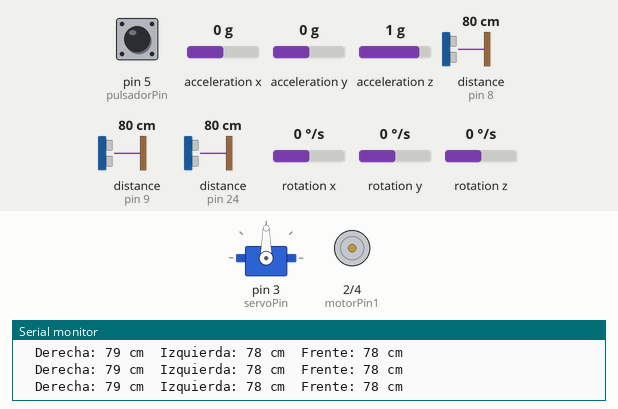
Simulated run of this sketch. Board: Arduino Mega 2560, built with avr-gcc and run on an emulated ATmega2560. Parts: servo, motor-driver pin pairs drawn as motors (green arrow = first pin HIGH = forward, orange = second pin HIGH = backward, longer = more drive), the last lines printed to the serial monitor. Wiring (inferred from the names in the program): 3 × ultrasonic range finder: trigger pin 6, echo pin 8 / trigger pin 7, echo pin 9 / trigger pin 22, echo pin 24; MPU-9250 motion sensor at I2C address 0x68. The inputs (shaded band) are chosen by the test bench; at power-on: pin 5 (pulsadorPin) HIGH, distance to the obstacle (sensors on pin 8, pin 9, pin 24) 80 cm, acceleration x 0 g, acceleration y 0 g, acceleration z 1 g, rotation x 0 °/s, rotation y 0 °/s, rotation z 0 °/s. The echo pulse lasts 58.3 µs per cm.

Above: at 4.1 s.
4.2 s: pin 5 (pulsadorPin) pulled LOW for 0.15 s
At 4.9 s:
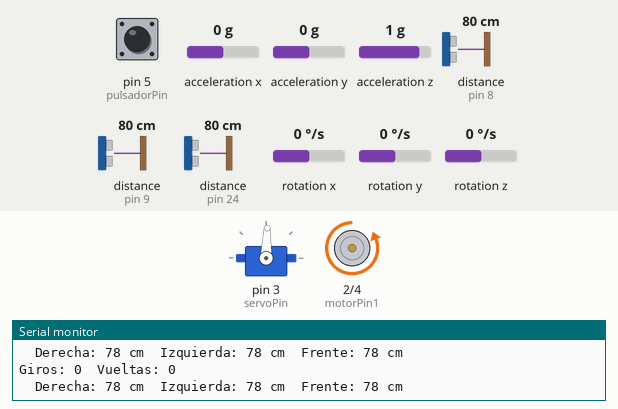
5.8 s: distance to the obstacle (sensor on pin 8) set to 71 cm
At 7.0 s:
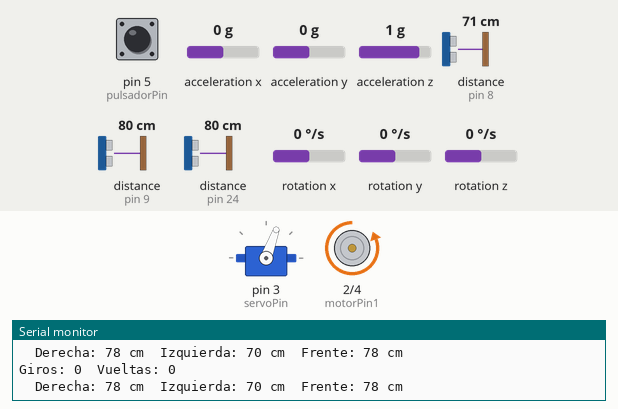
7.3 s: distance to the obstacle (sensor on pin 9) set to 71 cm
At 8.5 s:
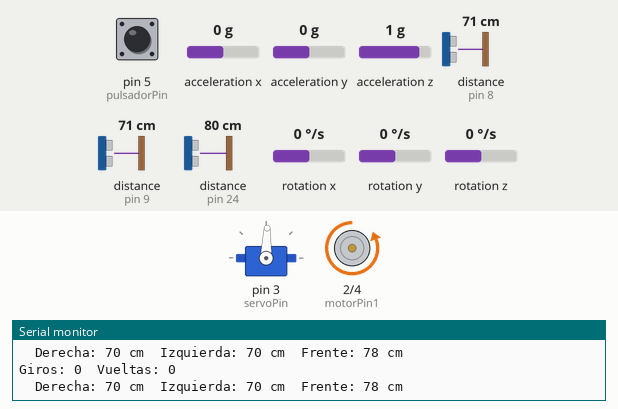
10.3 s: distance to the obstacle (sensor on pin 8) set to 120 cm
At 11.6 s:
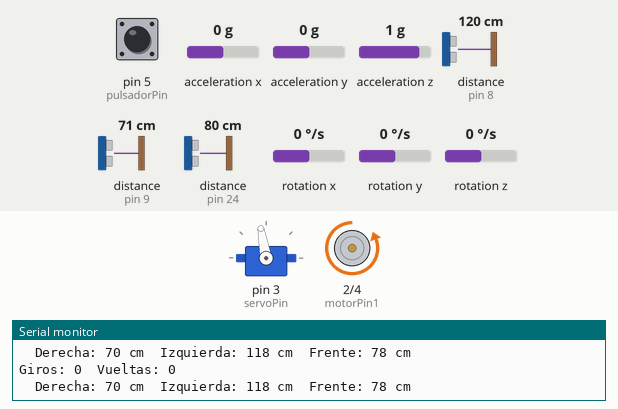
11.9 s: distance to the obstacle (sensor on pin 9) set to 112 cm
14.9 s: distance to the obstacle (sensor on pin 9) set to 121 cm
At 15.7 s:
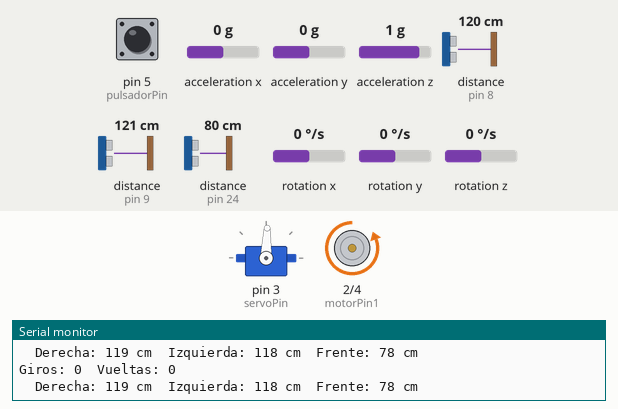
Timing chart, 0 to 17.9 s (numbered marks = the images above; inputs shaded):
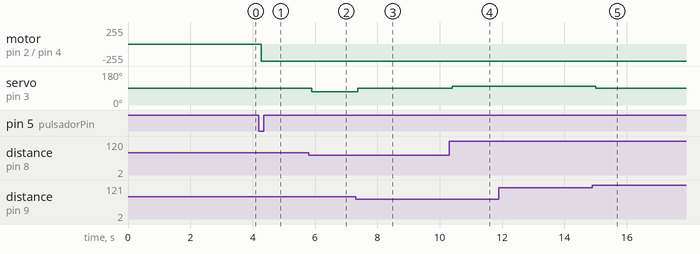

The sketch:

Desafio1_4.ino
```cpp
#include <Servo.h>
#include <Wire.h>
#include <math.h> // Necesario para funciones matematicas como atan2 y sqrt

const int MPU_ADDR = 0x68; // Direccion I2C del MPU-9250

// Constantes de escala para conversion de datos brutos a unidades fisicas
// Sensibilidad del acelerometro para un rango de ±2g (por defecto)
const float ACCEL_SCALE = 16384.0;
// Sensibilidad del giroscopio para un rango de ±250°/s (por defecto)
const float GYRO_SCALE = 131.0;
// Factor de peso para el filtro complementario.
// Un valor mas alto (cercano a 1) da mas peso al giroscopio.
// Un valor mas bajo (cercano a 0) da mas peso al acelerometro.
// 0.98 es un buen equilibrio para la mayoria de aplicaciones de vehiculos.
const float alpha = 0.98;

// Variables para la calibracion del giroscopio
float gyroBiasX = 0, gyroBiasY = 0, gyroBiasZ = 0;

// Variables para el angulo fusionado por el filtro complementario
float angleX = 0, angleY = 0, angleZ = 0; // angleZ sigue siendo solo por integracion de giroscopio
unsigned long previousTime; // Para calcular el tiempo transcurrido (deltaTime)

// Pines de sensores de distancia (ultrasonicos)
#define trigPin2 7  // Sensor derecho
#define trigPin3 6  // Sensor izquierdo
#define trigPin4 22 // Sensor frontal
#define echoPin2 9
#define echoPin3 8
#define echoPin4 24

// Pines del motor y servo
#define motorPin1 2
#define motorPin2 4
#define servoPin 3

// Pin del boton
int pulsadorPin = 5; // Pin del pulsador
int valorPulsador = 0; // Almacena la lectura del estado del pulsador
int k = 0; // Valor que indicara si se pulso el boton o no (0 = no pulsado, 1 = pulsado)

// Variables para el conteo de giros y vueltas (logica del carro)
int giro = 0;
int vuelta = 0;

int giroZInicial = 0;
const int ANCHO_CARRO = 16;  // cm

long duration2, duration3, duration4; // Duracion de pulso para sensores ultrasonicos
long distance2, distance3, distance4; // Distancia calculada por sensores ultrasonicos

// Para definir la direccion de los giros fijos del carro
// 0: Sin direccion definida (inicio)
// 1: Girar siempre a la izquierda
// 2: Girar siempre a la derecha
int direccionGiros = 0;

Servo direccion; // Objeto del servomotor

// Funcion para medir distancia con filtro de validez
long medirDistancia(int trigPin, int echoPin) {
  digitalWrite(trigPin, LOW);
  delayMicroseconds(2);
  digitalWrite(trigPin, HIGH);
  delayMicroseconds(10);
  digitalWrite(trigPin, LOW);
  long duration = pulseIn(echoPin, HIGH);
  long distancia = duration * 0.034 / 2; // Conversion a cm

  // Filtro simple para asegurar que la distancia es razonable
  if (distancia >= 0 && distancia <= 400) {
    return distancia;
  } else {      return -1; // Valor invalido o fuera de rango
  }
}

void setup() {
  Serial.begin(9600);
  Wire.begin(); // Inicializa la comunicacion I2C

  // Despertar el MPU-9250
  Wire.beginTransmission(MPU_ADDR);
  Wire.write(0x6B); // Registro PWR_MGMT_1 (Power Management 1)
  Wire.write(0x00); // Escribir 0x00 para sacar el sensor del modo de reposo
  Wire.endTransmission(true);

  // Calibrar el giroscopio para establecer el punto cero
  Serial.println("Calibrando MPU-9250. No mover el sensor...");
  calibrateGyro(); // Llama a la funcion de calibracion
  Serial.println("Calibracion completa.");

  // Establecer los angulos iniciales de Pitch (X) y Roll (Y) usando el acelerometro
  // Esto es crucial para que el filtro complementario empiece con una buena estimacion
  readAccelAndSetInitialAngle();

  previousTime = micros(); // Guarda el tiempo actual para calcular deltaTime en el loop

  // Configuracion de pines de los sensores ultrasonicos
  pinMode(trigPin2, OUTPUT);
  pinMode(trigPin3, OUTPUT);
  pinMode(trigPin4, OUTPUT);

  pinMode(echoPin2, INPUT);
  pinMode(echoPin3, INPUT);
  pinMode(echoPin4, INPUT);

  // Configuracion de pines de los motores
  pinMode(motorPin1, OUTPUT);
  pinMode(motorPin2, OUTPUT);

  // Inicializar el objeto servomotor
  direccion.attach(servoPin);

  // Configuracion del pin del pulsador
  // INPUT_PULLUP activa la resistencia interna, el pin estara HIGH por defecto.
  // Se detecta pulsacion cuando el pin va a LOW.
  pinMode(pulsadorPin, INPUT_PULLUP);
}

void mantenerCentro(int distIzq, int distDer) {
  // Calcular ancho de la pista (pared a pared)
  int anchoPista = distIzq + distDer + ANCHO_CARRO;

  // Margen ideal desde cada pared
  int margenIdeal = (anchoPista - ANCHO_CARRO) / 2;

  // Desviación actual respecto al centro
  int error = distIzq - distDer;

  // Si el error es pequeño -> recto
  if (abs(error) < 5) {
    adelante();
  }
  // Pegado a la derecha
  else if (distIzq < margenIdeal) {
    girarSuaveDerecha();
  }
  // Pegado a la izquierda
  else if (distDer < margenIdeal) {
    girarSuaveIzquierda();
  }
}

void girarSuaveDerecha() {
  direccion.write(70);
  avanzar();
}

void girarSuaveIzquierda() {
  direccion.write(100);
  avanzar();
}

// Funcion para mover el carro hacia adelante
void adelante(){
  direccion.write(88); // Posicion del servo para avanzar (ajustar segun tu servo)
  digitalWrite(motorPin1,LOW); // Control del motor (ejemplo: LOW para un pin, HIGH para otro)
  digitalWrite(motorPin2,HIGH);
}

// Funcion para avanzar con la posicion de llantas ya establecida
void avanzar(){
  digitalWrite(motorPin1,LOW);
  digitalWrite(motorPin2,HIGH);
}

// Funcion para detener el carro completamente
void stop(){
  digitalWrite(motorPin1,LOW);
  digitalWrite(motorPin2,LOW);
}

// Funcion para girar a la derecha
void girarDerecha() {
  while (angleZ>giroZInicial-85){
    direccion.write(40);
    avanzar();
    lecturaMPU();
  }
  adelante(); // Regresar el servo al centro (ajustar)
  delay(1000); // Tiempo para estabilizar despues del giro
}

// Funcion para girar a la izquierda
void girarIzquierda() {
  while (angleZ<giroZInicial+85){
    direccion.write(140);
    avanzar();
    lecturaMPU();
  }
  adelante(); // Regresar el servo al centro (ajustar)
  delay(1500); // Tiempo para estabilizar despues del giro
}

// Funcion para calibrar el giroscopio al inicio
void calibrateGyro() {
  const int numSamples = 1000; // Numero de muestras para promediar
  long sumX = 0, sumY = 0, sumZ = 0; // Sumas para calcular el promedio de bias

  for (int i = 0; i < numSamples; i++) {
    // Iniciar la transmision I2C al MPU
    Wire.beginTransmission(MPU_ADDR);
    Wire.write(0x43); // Registro GYRO_XOUT_H (primer registro del giroscopio X)
    Wire.endTransmission(false); // No liberar el bus despues de escribir
    Wire.requestFrom(MPU_ADDR, 6, true); // Pedir 6 bytes (X, Y, Z para el giroscopio)

    // Leer los bytes y combinarlos en valores de 16 bits
    int16_t rawGyroX = Wire.read() << 8 | Wire.read();
    int16_t rawGyroY = Wire.read() << 8 | Wire.read();
    int16_t rawGyroZ = Wire.read() << 8 | Wire.read();

    sumX += rawGyroX;
    sumY += rawGyroY;
    sumZ += rawGyroZ;
    delay(2); // Pequeño retraso entre lecturas
  }

  // Calcular el promedio y convertirlo a grados/segundo
  // Este promedio es la compensacion (bias) que se restara de futuras lecturas
  gyroBiasX = ((float)sumX / numSamples) / GYRO_SCALE;
  gyroBiasY = ((float)sumY / numSamples) / GYRO_SCALE;
  gyroBiasZ = ((float)sumZ / numSamples) / GYRO_SCALE;
}

// Funcion para leer el acelerometro y establecer los angulos iniciales de Pitch y Roll
void readAccelAndSetInitialAngle() {
  Wire.beginTransmission(MPU_ADDR);
  Wire.write(0x3B); // Registro ACCEL_XOUT_H (primer registro del acelerometro X)
  Wire.endTransmission(false);
  Wire.requestFrom(MPU_ADDR, 6, true); // Pedir 6 bytes (X, Y, Z para el acelerometro)

  int16_t accelX_raw = Wire.read() << 8 | Wire.read();
  int16_t accelY_raw = Wire.read() << 8 | Wire.read();
  int16_t accelZ_raw = Wire.read() << 8 | Wire.read();

  // Convertir valores brutos a 'g' (unidades de gravedad)
  float accelX = (float)accelX_raw / ACCEL_SCALE;
  float accelY = (float)accelY_raw / ACCEL_SCALE;
  float accelZ = (float)accelZ_raw / ACCEL_SCALE;

  // Calcular los angulos iniciales de Pitch (X) y Roll (Y) basados en el acelerometro
  // atan2 es mas robusto que atan y maneja todos los cuadrantes
  angleX = atan2(accelY, accelZ) * 180 / M_PI; // Pitch (rotacion alrededor del eje X)
  angleY = atan2(-accelX, sqrt(accelY * accelY + accelZ * accelZ)) * 180 / M_PI; // Roll (rotacion alrededor del eje Y)
  // El eje Z (Yaw) no puede ser determinado con el acelerometro, se deja en 0 inicialmente
  angleZ = 0;
}

void lecturaMPU(){
    // Obtener el tiempo transcurrido desde la ultima lectura para la integracion del giroscopio
  unsigned long currentTime = micros();
  float deltaTime = (currentTime - previousTime) / 1000000.0; // En segundos
  previousTime = currentTime;

  // ==== LECTURA DEL MPU-9250 (ACELEROMETRO Y GIROSCOPIO) ====
  Wire.beginTransmission(MPU_ADDR);
  Wire.write(0x3B); // Iniciar la lectura desde ACCEL_XOUT_H (0x3B)
  Wire.endTransmission(false);
  // Pedir 14 bytes: AccelX (2), AccelY (2), AccelZ (2), Temp (2), GyroX (2), GyroY (2), GyroZ (2)
  Wire.requestFrom(MPU_ADDR, 14, true);

  // Leer y combinar los bytes del acelerometro
  int16_t accelX_raw = Wire.read() << 8 | Wire.read();
  int16_t accelY_raw = Wire.read() << 8 | Wire.read();
  int16_t accelZ_raw = Wire.read() << 8 | Wire.read();

  // Saltarse los 2 bytes de temperatura (0x41 y 0x42)
  Wire.read(); Wire.read();

  // Leer y combinar los bytes del giroscopio
  int16_t gyroX_raw = Wire.read() << 8 | Wire.read();
  int16_t gyroY_raw = Wire.read() << 8 | Wire.read();
  int16_t gyroZ_raw = Wire.read() << 8 | Wire.read();

  // Convertir valores brutos del acelerometro a 'g'
  float accelX = (float)accelX_raw / ACCEL_SCALE;
  float accelY = (float)accelY_raw / ACCEL_SCALE;
  float accelZ = (float)accelZ_raw / ACCEL_SCALE;

  // Convertir valores brutos del giroscopio a grados/segundo y restar el bias
  float gyroX = (float)gyroX_raw / GYRO_SCALE - gyroBiasX;
  float gyroY = (float)gyroY_raw / GYRO_SCALE - gyroBiasY;
  float gyroZ = (float)gyroZ_raw / GYRO_SCALE - gyroBiasZ;

  // Calcular el angulo a partir del acelerometro (Pitch y Roll)
  // Estos angulos son mas estables a largo plazo pero sensibles a la aceleracion lineal
  float accelAngleX = atan2(accelY, accelZ) * 180 / M_PI;
  float accelAngleY = atan2(-accelX, sqrt(accelY * accelY + accelZ * accelZ)) * 180 / M_PI;

  // ==== APLICAR FILTRO COMPLEMENTARIO ====
  // Para los ejes X (Pitch) y Y (Roll), el filtro combina giroscopio y acelerometro
  angleX = alpha * (angleX + gyroX * deltaTime) + (1.0 - alpha) * accelAngleX;
  angleY = alpha * (angleY + gyroY * deltaTime) + (1.0 - alpha) * accelAngleY;

  // Para el eje Z (Yaw), el acelerometro no puede proporcionar una referencia de gravedad.
  // El angulo Z se sigue calculando solo por integracion del giroscopio y, por lo tanto, seguira derivando.
  // Para corregir la deriva del eje Z, se necesitaria un magnetometro.
  angleZ += gyroZ * deltaTime;

  /*
  // Imprimir los angulos para los tres ejes
  Serial.print("Angulo X: "); Serial.print(angleX);
  Serial.print("  |  Angulo Y: "); Serial.print(angleY);
  Serial.print("  |  Angulo Z: "); Serial.print(angleZ);
  Serial.print(" | Delta Time: "); Serial.println(deltaTime * 1000.0); // Mostrar en ms
  */
  // Pequeño retraso para la lectura de los sensores de distancia
  delay(10);
}

void loop() {
  // ==== LECTURA DE SENSORES DE DISTANCIA ====
  distance2 = medirDistancia(trigPin2, echoPin2); // Derecha
  distance3 = medirDistancia(trigPin3, echoPin3); // Izquierda
  distance4 = medirDistancia(trigPin4, echoPin4); // Frente

  //Lectura del sensor giroscopio, eje Z a tomar en cuenta
  lecturaMPU();

  Serial.print("  Derecha: ");
  if (distance2 != -1)
    Serial.print(distance2);
  else
    Serial.print("Invalido");
  Serial.print(" cm\t");

  Serial.print("Izquierda: ");
  if (distance3 != -1)
    Serial.print(distance3);
  else
    Serial.print("Invalido");
  Serial.print(" cm\t");

  Serial.print("Frente: ");
  if (distance4 != -1)
    Serial.print(distance4);
  else
    Serial.print("Invalido");
  Serial.println(" cm");


  // ==== LOGICA DE CONTROL DEL CARRO ====
  valorPulsador = digitalRead(pulsadorPin); // Lectura del estado del pulsador
  if (valorPulsador == LOW) { // Si el pulsador esta presionado (LOW por INPUT_PULLUP)
    k = 1; // Activar la logica de movimiento del carro
  }

  if(k == 1){ // Si el boton fue activado
    // Calcular vueltas (asumiendo 4 giros completos para una vuelta)
    vuelta = giro / 4;
    Serial.print("Giros: ");
    Serial.print(giro);
    Serial.print("  Vueltas: ");
    Serial.println(vuelta);

    if (vuelta < 3){ // Mover el carro por 3 vueltas
      // Lógica para definir la dirección de giros al inicio
      if (direccionGiros == 0) {
        if (distance3 != -1 && distance3 > 120) { // Si hay espacio a la izquierda
          direccionGiros = 1; // Elegir girar siempre a la izquierda
          Serial.println(">> Direccion de giro elegida: IZQUIERDA");
        } else if (distance2 != -1 && distance2 > 120) { // Si hay espacio a la derecha
          direccionGiros = 2; // Elegir girar siempre a la derecha
          Serial.println(">> Direccion de giro elegida: DERECHA");
        }
      }

      // Ejecutar el giro segun la direccion definida y si hay espacio
      if (direccionGiros == 1 && distance3 != -1 && distance3 > 120) {
        Serial.println("Giro a la izquierda ejecutado");
        giroZInicial = angleZ;
        girarIzquierda();
        giro++; // Contar el giro
        // Resetear distancias para evitar giros multiples por la misma deteccion
        distance2 = 0;
        distance3 = 0;
      } else if (direccionGiros == 2 && distance2 != -1 && distance2 > 120) {
        Serial.println("Giro a la derecha ejecutado");
        giroZInicial = angleZ;
        girarDerecha();
        giro++; // Contar el giro
        // Resetear distancias
        distance2 = 0;
        distance3 = 0;
      }
      mantenerCentro(distance3, distance2);
      delay(15); // Pequeño retraso para controlar la velocidad
    } else { // Si se completaron 3 vueltas
      stop(); // Detener el carro
      digitalWrite(motorPin1,LOW); // Asegurar que los motores estan apagados
      digitalWrite(motorPin2,LOW);
    }
  }
}
```

Measured:
- the behaviour switches between 75 and 74 cm on distance to the obstacle (sensor on pin 8) (found by bisection; images 1 and 2)
- the behaviour switches between 76 and 75 cm on distance to the obstacle (sensor on pin 9) (found by bisection; images 2 and 3)
- the behaviour switches between 115 and 116 cm on distance to the obstacle (sensor on pin 9) (found by bisection; images 4 and 5)
- after the input at 4.2 s, motor on pin 2 (motorPin1) / pin 4 (motorPin2): stopped → backward 255/255 after 0.07 s; servo on pin 3 (servoPin): 90° → 88° after 0.07 s
- after the input at 5.8 s, servo on pin 3 (servoPin): 88° → 70° after 0.10 s
- after the input at 7.3 s, servo on pin 3 (servoPin): 70° → 88° after 0.07 s
- after the input at 10.3 s, servo on pin 3 (servoPin): 88° → 100° after 0.10 s
- after the input at 14.9 s, servo on pin 3 (servoPin): 100° → 88° after 0.11 s
